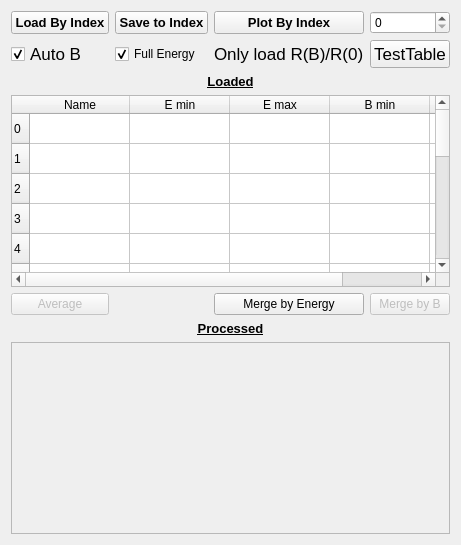
          <widget class="QWidget" name="Processed">
           <attribute name="title">
            <string>Processed</string>
           </attribute>
           <layout class="QVBoxLayout" name="verticalLayout_9">
            <item>
             <layout class="QGridLayout" name="gridLayout_14">
              <item row="3" column="0" colspan="4">
               <widget class="QLabel" name="label_5">
                <property name="font">
                 <font>
                  <pointsize>10</pointsize>
                  <weight>75</weight>
                  <bold>true</bold>
                  <underline>true</underline>
                 </font>
                </property>
                <property name="text">
                 <string>Loaded</string>
                </property>
                <property name="alignment">
                 <set>Qt::AlignCenter</set>
                </property>
               </widget>
              </item>
              <item row="7" column="0" colspan="4">
               <widget class="QTableWidget" name="tableWidget">
                <property name="enabled">
                 <bool>false</bool>
                </property>
               </widget>
              </item>
              <item row="6" column="0" colspan="4">
               <widget class="QLabel" name="label_42">
                <property name="font">
                 <font>
                  <pointsize>10</pointsize>
                  <weight>75</weight>
                  <bold>true</bold>
                  <underline>true</underline>
                 </font>
                </property>
                <property name="text">
                 <string>Processed</string>
                </property>
                <property name="alignment">
                 <set>Qt::AlignCenter</set>
                </property>
               </widget>
              </item>
              <item row="1" column="1">
               <widget class="QCheckBox" name="checkBox_AutoE">
                <property name="text">
                 <string>Full Energy</string>
                </property>
                <property name="checked">
                 <bool>true</bool>
                </property>
               </widget>
              </item>
              <item row="5" column="0">
               <widget class="QPushButton" name="pushButton_2">
                <property name="enabled">
                 <bool>false</bool>
                </property>
                <property name="text">
                 <string>Average</string>
                </property>
               </widget>
              </item>
              <item row="1" column="0">
               <widget class="QCheckBox" name="checkBox_AutoB">
                <property name="font">
                 <font>
                  <pointsize>13</pointsize>
                 </font>
                </property>
                <property name="text">
                 <string>Auto B</string>
                </property>
                <property name="checked">
                 <bool>true</bool>
                </property>
               </widget>
              </item>
              <item row="1" column="2">
               <widget class="QLabel" name="label_39">
                <property name="font">
                 <font>
                  <pointsize>13</pointsize>
                 </font>
                </property>
                <property name="text">
                 <string>Only load R(B)/R(0)</string>
                </property>
               </widget>
              </item>
              <item row="4" column="0" colspan="4">
               <widget class="QTableWidget" name="tableWidget_loaded">
                <property name="minimumSize">
                 <size>
                  <width>377</width>
                  <height>0</height>
                 </size>
                </property>
                <row>
                 <property name="text">
                  <string>0</string>
                 </property>
                </row>
                <row>
                 <property name="text">
                  <string>1</string>
                 </property>
                </row>
                <row>
                 <property name="text">
                  <string>2</string>
                 </property>
                </row>
                <row>
                 <property name="text">
                  <string>3</string>
                 </property>
                </row>
                <row>
                 <property name="text">
                  <string>4</string>
                 </property>
                </row>
                <row>
                 <property name="text">
                  <string>5</string>
                 </property>
                </row>
                <row>
                 <property name="text">
                  <string>6</string>
                 </property>
                </row>
                <row>
                 <property name="text">
                  <string>7</string>
                 </property>
                </row>
                <row>
                 <property name="text">
                  <string>8</string>
                 </property>
                </row>
                <row>
                 <property name="text">
                  <string>9</string>
                 </property>
                </row>
                <row>
                 <property name="text">
                  <string>10</string>
                 </property>
                </row>
                <row>
                 <property name="text">
                  <string>11</string>
                 </property>
                </row>
                <row>
                 <property name="text">
                  <string>12</string>
                 </property>
                </row>
                <row>
                 <property name="text">
                  <string>13</string>
                 </property>
                </row>
                <row>
                 <property name="text">
                  <string>14</string>
                 </property>
                </row>
                <row>
                 <property name="text">
                  <string>15</string>
                 </property>
                </row>
                <column>
                 <property name="text">
                  <string>Name</string>
                 </property>
                </column>
                <column>
                 <property name="text">
                  <string>E min</string>
                 </property>
                </column>
                <column>
                 <property name="text">
                  <string>E max</string>
                 </property>
                </column>
                <column>
                 <property name="text">
                  <string>B min</string>
                 </property>
                </column>
                <column>
                 <property name="text">
                  <string>B max</string>
                 </property>
                </column>
               </widget>
              </item>
              <item row="5" column="3">
               <widget class="QPushButton" name="pushButton_4">
                <property name="enabled">
                 <bool>false</bool>
                </property>
                <property name="text">
                 <string>Merge by B</string>
                </property>
               </widget>
              </item>
              <item row="5" column="2">
               <widget class="QPushButton" name="ButtonMergeE">
                <property name="text">
                 <string>Merge by Energy</string>
                </property>
               </widget>
              </item>
              <item row="0" column="1">
               <widget class="QPushButton" name="ButtonSaveToIndex">
                <property name="font">
                 <font>
                  <pointsize>10</pointsize>
                  <weight>75</weight>
                  <bold>true</bold>
                 </font>
                </property>
                <property name="text">
                 <string>Save to Index</string>
                </property>
               </widget>
              </item>
              <item row="0" column="3">
               <widget class="QSpinBox" name="spinBox_index_proc">
                <property name="maximum">
                 <number>15</number>
                </property>
               </widget>
              </item>
              <item row="0" column="2">
               <widget class="QPushButton" name="ButtonPlotIndex">
                <property name="font">
                 <font>
                  <pointsize>10</pointsize>
                  <weight>75</weight>
                  <bold>true</bold>
                 </font>
                </property>
                <property name="text">
                 <string>Plot By Index</string>
                </property>
               </widget>
              </item>
              <item row="0" column="0">
               <widget class="QPushButton" name="ButtonLoadIndex">
                <property name="font">
                 <font>
                  <pointsize>10</pointsize>
                  <weight>75</weight>
                  <bold>true</bold>
                 </font>
                </property>
                <property name="text">
                 <string>Load By Index</string>
                </property>
               </widget>
              </item>
              <item row="1" column="3">
               <widget class="QPushButton" name="ButtonTableTest">
                <property name="font">
                 <font>
                  <pointsize>13</pointsize>
                 </font>
                </property>
                <property name="text">
                 <string>TestTable</string>
                </property>
               </widget>
              </item>
             </layout>
            </item>
           </layout>
          </widget>
